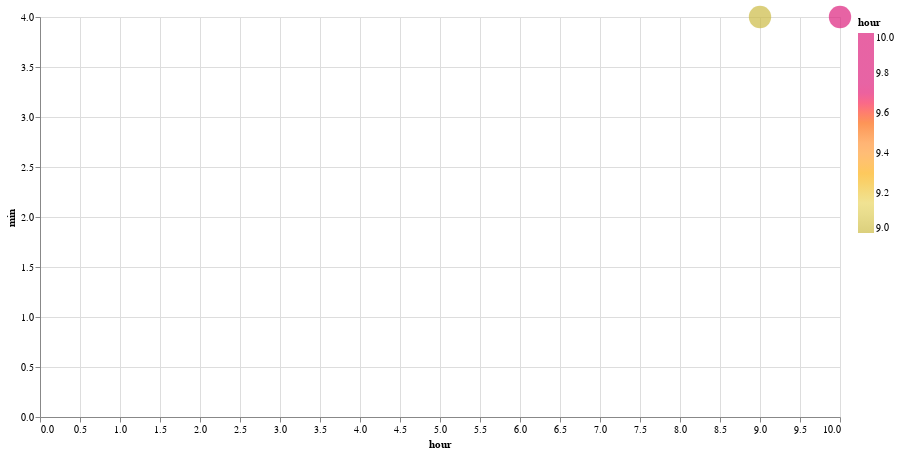

Notebook cell for this chart:
### Markdown cell above
#### Looks like some examples aren't calculating the lag times correctly. Also some rows are duplicated.

### Code cell
df_sd1, df_sd2 = compare_approaches(
    stop_id="88949",
    organization_name="San Diego Metropolitan Transit System",
    route_id="834",
    stop_sequence=19,
)

### Figure 1 — Vega-Lite specification as saved in the notebook (floating-point values rounded to 4 significant figures)
{"config": {"view": {"continuousWidth": 300, "continuousHeight": 300}}, "data": {"name": "data-e62f91b12d288fda9fac741651adec69"}, "mark": {"type": "circle", "size": 500}, "encoding": {"color": {"field": "hour", "scale": {"range": ["#ccbb44", "#e9d868", "#fcb40e", "#ff9c42", "#fc5c04", "#dd217d", "#dd217d", "#dd217d"]}, "type": "quantitative"}, "tooltip": [{"field": "hour", "type": "quantitative"}, {"field": "min", "type": "quantitative"}, {"field": "actual_arrival_lag_min", "type": "quantitative"}], "x": {"field": "hour", "type": "quantitative"}, "y": {"field": "min", "type": "quantitative"}}, "height": 400, "width": 800, "$schema": "https://vega.github.io/schema/vega-lite/v5.17.0.json", "datasets": {"data-e62f91b12d288fda9fac741651adec69": [{"caltrans_district": "11 - San Diego", "schedule_gtfs_dataset_key": "baeeb157e85a901e47b828ef9fe75091", "feed_key": "db8c6e0cf5ece2a8cdb5bdc71d049bd1", "organization_name": "San Diego Metropolitan Transit System", "shape_array_key": "d3fdb491652ec5aa4313a64aa1c91080", "route_long_name": "West Santee Loop", "route_type": "Bus", "route_id": "834", "direction_id": 0.0, "stop_id": "88949", "stop_sequence": 19, "rt_arrival_sec": 32654, "scheduled_arrival_sec": 32760.0, "trip_instance_key": "374d1596c1010a2b9e089b99eed5cda8", "converted_rt_arrival": "2024-05-22T09:04:14", "converted_schd_arrival": "2024-05-22T09:06:00", "actual_arrival_lag_min": null, "scheduled_arrival_lag_min": null, "hour": 9, "min": 4}, {"caltrans_district": "11 - San Diego", "schedule_gtfs_dataset_key": "baeeb157e85a901e47b828ef9fe75091", "feed_key": "db8c6e0cf5ece2a8cdb5bdc71d049bd1", "organization_name": "San Diego Metropolitan Transit System", "shape_array_key": "d3fdb491652ec5aa4313a64aa1c91080", "route_long_name": "West Santee Loop", "route_type": "Bus", "route_id": "834", "direction_id": 0.0, "stop_id": "88949", "stop_sequence": 19, "rt_arrival_sec": 36275, "scheduled_arrival_sec": 36360.0, "trip_instance_key": "974a3571e3567999e8e359a207163d67", "converted_rt_arrival": "2024-05-22T10:04:35", "converted_schd_arrival": "2024-05-22T10:06:00", "actual_arrival_lag_min": 60.35, "scheduled_arrival_lag_min": 60.0, "hour": 10, "min": 4}]}}
